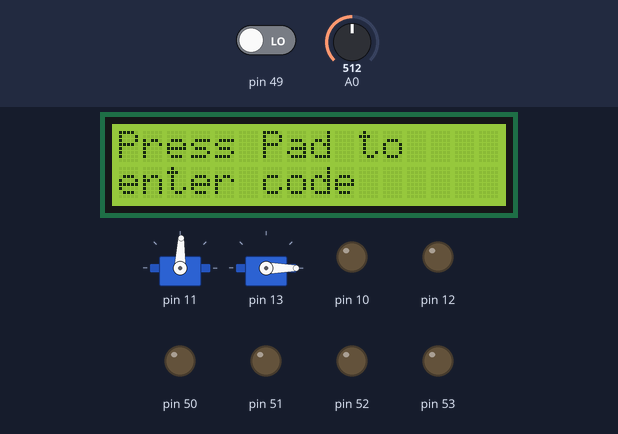
The sketch below on a simulated Arduino Mega 2560, built with avr-gcc and run on an emulated ATmega2560. On the bench: 16×2 character LCD, 2 × servo, output pins drawn as LEDs (lit = HIGH). The inputs (shaded band) are chosen by the test bench; at power-on: pin 49 LOW, A0 = 512. Servo pulses on a pin are drawn as a servo (544–2400 µs = 0–180°); what the sketch prints to the serial monitor is not drawn.

Above: at 1.2 s.
1.3 s: pin 49 driven HIGH
At 1.7 s:
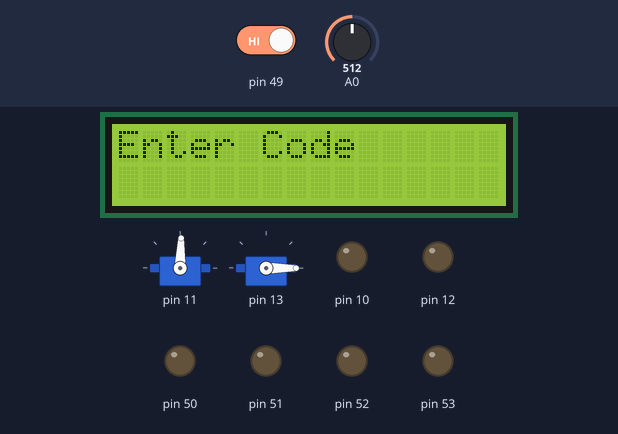
At 3.6 s:
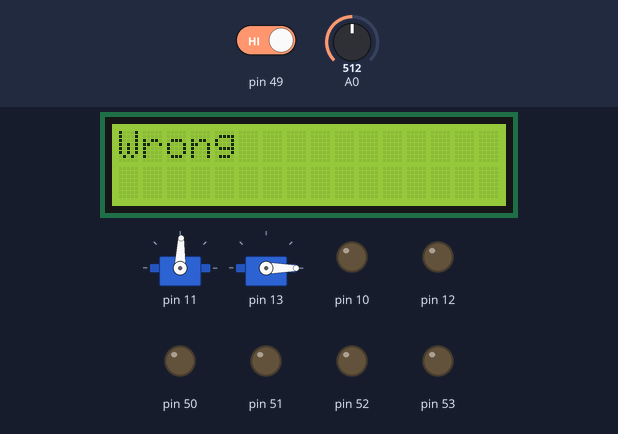
4.3 s: A0 set to 534
At 7.98 s:
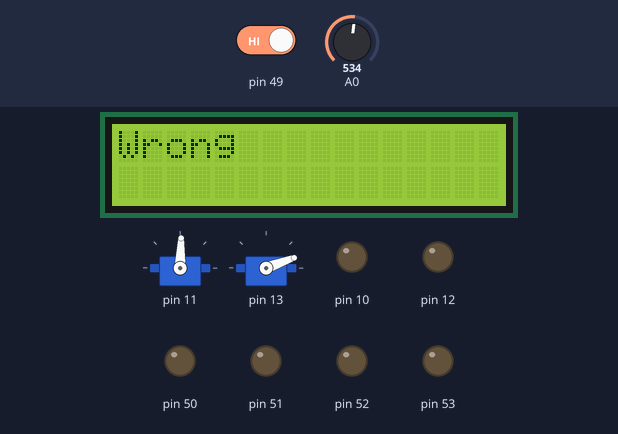
12.3 s: pin 49 driven HIGH
15.3 s: A0 set to 355
16.9 s: A0 set to 333
Timing chart, 0 to 19.4 s (numbered marks = the images above; inputs shaded):
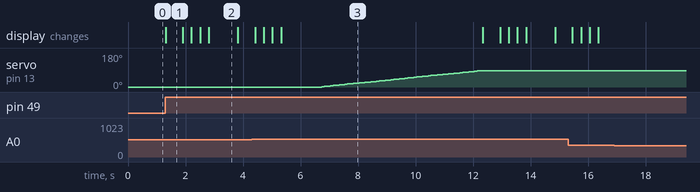

Measured:
- the behaviour switches between 523 and 524 on A0 (found by bisection; images 2 and 3)
- after the input at 1.3 s, the display: changes at once (image 1)
- after the input at 4.3 s, servo on pin 13: moves from 0° to 87° over 5.5 s, starting after 2.4 s
- after the input at 16.9 s, every drawn part: stays the same
- what the display in image 1 shows lasts 0.6 s, from 1.3 s to 1.9 s
- what the display in image 2 shows lasts 1.0 s, from 2.8 s to 3.8 s

The sketch:

LabFinal.ino
```cpp
/*
Automated home entry system. The system will require a password then automatically open the front door of a model house. This system will also actuate a garage door which opens when it is read by the proximity sensor.
*/

#include "RangeFinder.h"
#include "CustomServo.h"
#include "Password.h"
#include <LiquidCrystal.h>

// initialize the library by providing LCD pin locations
LiquidCrystal lcd(8,9,7,6,5,4);

const float ProximityDistance = 9; //cm
float Distance = 0;
bool FrontDoorOpen = false;
bool GarageDoorOpen = false;

void setup() {
  Serial.begin(9600);
  lcd.begin(16,2);
  lcd.clear();
  DDRL=0b00000000;

  //Set PA0 as input
  DDRA=0b00000000;

  /////////// Set up AtoD Converter //////////
  // Set Voltage Reference to 1024 = AVREF = 2.56 --> bit 7, bit 6
  // Left Justify Register Read For Easier Calculations --> bit 5
  // Use PF0 --> bit 4, bit 3, bit 2, bit 1, bit 0
  ADMUX = 0b01100000;

  // Enable AtoD Conversion --> bit 7
  // Start AtoD Conversions --> bit 6
  // Dont Use Auto Trigger --> bit 5
  // Clear Interrupt Flag --> bit 4
  // Enable Interrupts --> bit 3
  // Set pre-scaler to 16 --> bit 2, bit 1, bit0
  ADCSRA = 0b10000100;


  DDRB |= 0xFF; //PB7 and PB5 is output other don't matter
  TCCR1A = 0b10001011; //set up timer 1C1 choose mode 7
  //TCCR1A = 0b00001011;
  TCCR1B = 0b00001100;// choose mode 7 (WGM3 = 0, WGM2 = 1, prescale of 1/256) CS2 = 1 CS1 = 0 CS0 = 0
  OCR1A = StartingAngleServo1; //Choose a value between 0 and 1023 this is for channle C only channle A is shown in the notes this code is how you set the cycles
  OCR1C = StartingAngleServo2;

}

void loop() {

  if(FrontDoorOpen == false) {
    lcd.setCursor(0,0);
    lcd.print("Press Pad to");
    lcd.setCursor(0,1);
    lcd.print("enter code");

    if(PINL & ZeroPin) {
      lcd.clear();
      lcd.setCursor(0,0);
      lcd.print("Enter Code");
      lcd.setCursor(0,1);
      delay(300);
      if(PasswordCheck() == true) {
        lcd.clear();
        lcd.setCursor(0,0);
        lcd.print("Welcome Home");
        lcd.setCursor(0,1);
        lcd.print("Press 0 to close");
        FrontDoorOpen = true;
        OpenDoor();
      }
      else {
        lcd.clear();
        lcd.setCursor(0,0);
        lcd.print("Wrong");
        delay(1000);
      }
    }
  }
  else {
    if(PINL & ZeroPin) {
      FrontDoorOpen = false;
      CloseDoor();
    }
  }


  if(GarageDoorOpen == false) {
    if(RangeFind() < ProximityDistance) {
      GarageDoorOpen = true;
      OpenGarage();
    }
  }
  if((GarageDoorOpen == true) && (RangeFind() > float(15))){
    delay(3000);
    GarageDoorOpen = false;
    CloseGarage();
  }
}
```

CustomServo.cpp
```cpp
#include "CustomServo.h"
#include <Arduino.h>

void OpenDoor() {
  for(int i = 90; i < 130; i++) {
    OCR1A = i;
    Serial.println(i);
    delay(100);
  }

}

void CloseDoor() {
  for(int i = 130; i > 90; i--) {
    OCR1A = i;
    delay(100);
  }
}

void OpenGarage() {
  int BeatHz = 3;
  for(int i = 30; i < 90; i++) {
    OCR1C = i;
    Serial.println(i);
    delay(100);
  }
}

void CloseGarage() {
  for(int i = 90; i > 30; i--) {
    OCR1C = i;
    delay(100);
  }
}
```

CustomServo.h
```cpp
#ifndef CUSTOM_SERVO_H
#define CUSTOM_SERVO_H

const int StartingAngleServo1 = 90;
const int StartingAngleServo2 = 30;

void OpenDoor();
void CloseDoor();
void OpenGarage();
void CloseGarage();

#endif
```

Password.cpp
```cpp
#include <Arduino.h>
#include "Password.h"
#include <LiquidCrystal.h>

extern LiquidCrystal lcd;

int ReadButtonPad() {
  PORTL = 0x00;
      while(true){
          //0
          if(PINL & ZeroPin) {
              Serial.println(0);
              delay(300);
              return 0;
          }
          //1
          if(PINL & OnePin) {
              Serial.println(1);
              delay(300);
              return 1;
          }
          //2
          if(PINL & TwoPin) {
              Serial.println(2);
              delay(300);
              return 2;
          }
          //3
          if(PINL & ThreePin) {
              Serial.println(3);
              delay(300);
              return 3;
          }
      }
  }

  bool PasswordCheck() {
      int correct = 0;
      int input[4] = {33, 33, 33, 33};
      //set password Array
      int password[4] = {0, 1, 2, 3};

      //Ask user for password
    //  lcd.setCursor(0,0);
      //lcd.write("Enter Password");
      //lcd.setCursor(0,1);

      for(int i = 0; i < 4; i++) {
          input[i] = ReadButtonPad();
          lcd.print(input[i]);
          if(input[i] == password[i]){
              correct++;
          }
      }
      if(correct != 4) {
          return false;
      }
      else if(correct == 4){
          return true;
      }
  }
```

Password.h
```cpp
#ifndef PASSWORD_H
#define PASSWORD_H

const int ZeroPin = 0x01; //PIN 49
const int OnePin = 0x02; //PIN 48
const int TwoPin = 0x04; //PIN 47
const int ThreePin =0x08; //PIN 46

int ReadButtonPad();
bool PasswordCheck();

#endif
```

RangeFinder.cpp
```cpp
#include <Arduino.h>
#include "RangeFinder.h"

float RangeFind() {
  float ir_volt[11] ={0,0,0,0,0,0,0,0,0,0,0};
  //// Select AtoD Channel (ADC0,PF0,pin97) ////
  ADMUX &= 0b11110000;
  ADMUX |= 0b00000000;

  //// Start AtoD Conversions (bit 6) ////
  ADCSRA |= 0b01000000;

  //// Wait until Conversion Complete Flag is set (bit 4) ////
  while(!(ADCSRA & 0b00010000));

  // Read High Register Data to Fill Pre-Sized Array //
  for(int num_readings = 0; num_readings <= 10; num_readings++){
    ir_volt[num_readings] = ADCH;
  }

 // Set the Value to be displayed on the LCD //
  float ir_volt_median = find_median(11,ir_volt);

   // Convert Voltage to cm with curve fit from Excel 175.95e-0.026x
  float measurement = (2772.8*pow(ir_volt_median/2, -1.2045))/2;


 // Print Value to the LCD //
  //lcd_display ("cm", measurement);

  //if(PINA&Button){
//    delay(200);
  //run_measure = !run_measure;
  return measurement;
}

float find_median(int n, float x[]) {
    int temp;
    int i, j;
    // the following two loops sort the array x in ascending order
    for(i=0; i<n-1; i++) {
        for(j=i+1; j<n; j++) {
            if(x[j] < x[i]) {
                // swap elements
                temp = x[i];
                x[i] = x[j];
                x[j] = temp;
            }
        }
    }

    if(n%2==0) {
        // if there is an even number of elements, return mean of the two elements in the middle
        return((x[n/2] + x[n/2 - 1]) / 2.0);
    } else {
        // else return the element in the middle
        return x[n/2];
    }
}
```

RangeFinder.h
```cpp
#ifndef RANGE_FINDER_F
#define RANGE_FINDER_H

float RangeFind();
float find_median(int n, float x[]);

#endif
```
